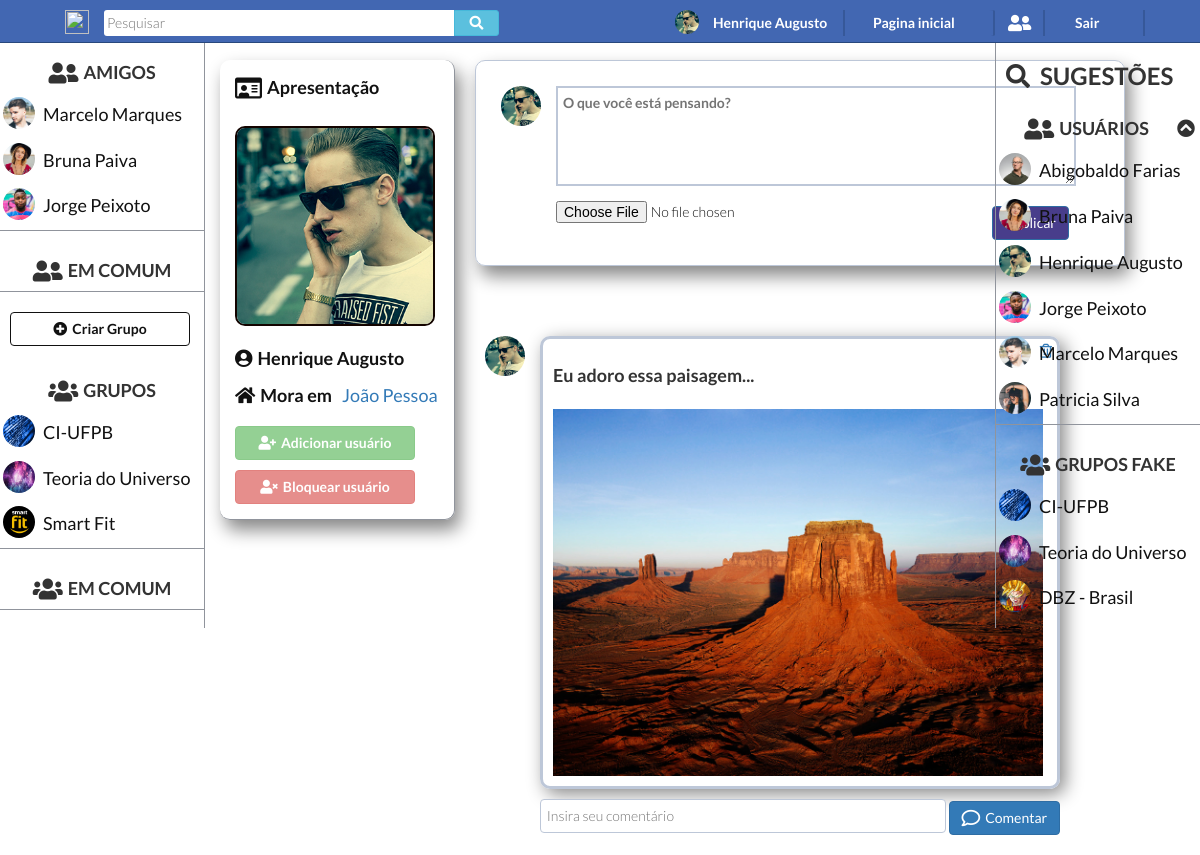
Page /web-project/profilefak.php?user=hick_97@hotmail.com (signed in) on the committed database.
### tables this page shows
CREATE TABLE `usuario` (
  `id_usuario` varchar(255) NOT NULL,
  `nome_usuario` varchar(255) NOT NULL,
  `visibilidade` int(11) NOT NULL,
  `cidade` varchar(255) NOT NULL,
  `foto_usuario` varchar(255) NOT NULL,
  `senha` varchar(255) NOT NULL
);

CREATE TABLE `publicacao` (
  `id_publicacao` int(11) NOT NULL,
  `id_mural` int(11) NOT NULL,
  `arquivo` varchar(255) DEFAULT NULL,
  `conteudo` varchar(255) DEFAULT NULL,
  `id_autor` varchar(255) NOT NULL
);

CREATE TABLE `grupo` (
  `id_grupo` int(11) NOT NULL,
  `nome_grupo` varchar(255) NOT NULL,
  `descricao` varchar(255) NOT NULL,
  `foto_grupo` varchar(255) NOT NULL,
  `privacidade` int(11) NOT NULL
);

CREATE TABLE `membro` (
  `id_grupo` int(11) NOT NULL,
  `id_usuario` varchar(255) NOT NULL,
  `status_participacao` int(11) NOT NULL,
  `status_adm` int(11) NOT NULL,
  `autor_block` varchar(255) NOT NULL
);

### web-project/profilefak.php (the view, shortened to what the rows shown need)
<?PHP
	$conecta =  mysqli_connect("localhost","root","","fakebook");
	$usuario_perfil = $_GET['user'];
	$user_logado = $_SESSION['id_usuario'];
	$sql_dados_logado = "SELECT * FROM Usuario WHERE id_usuario = '$user_logado'";
	$sql_dados = "SELECT * FROM Usuario WHERE id_usuario = '$usuario_perfil'";
	$sql_usuarios = "SELECT id_usuario,nome_usuario,foto_usuario FROM Usuario";
	$sql_amigos1 = "SELECT id_usuario, nome_usuario, foto_usuario FROM Usuario INNER JOIN Amizade ON Amizade.id_usuario2 = usuario.id_usuario AND Amizade.status_amizade=1 AND Amizade.id_usuario1='$user_logado'";
	$sql_amigos2 = "SELECT id_usuario, nome_usuario, foto_usuario FROM Usuario INNER JOIN Amizade ON Amizade.id_usuario1 = usuario.id_usuario AND Amizade.status_amizade=1 AND Amizade.id_usuario2='$user_logado'";
	$sql_user_amigos1 = "SELECT id_usuario, nome_usuario, foto_usuario FROM Usuario INNER JOIN Amizade ON Amizade.id_usuario2 = usuario.id_usuario AND Amizade.status_amizade=1 AND Amizade.id_usuario1='$usuario_perfil'";
	$sql_user_amigos2 = "SELECT id_usuario, nome_usuario, foto_usuario FROM Usuario INNER JOIN Amizade ON Amizade.id_usuario1 = usuario.id_usuario AND Amizade.status_amizade=1 AND Amizade.id_usuario2='$usuario_perfil'";
	$conexao_dados = mysqli_query($conecta, $sql_dados) or die ("Erro na seleção dos dados do usuario.");
	$conexao_dados_logado = mysqli_query($conecta, $sql_dados_logado) or die ("Erro na seleção dos dados do usuario logado.");
	$conexao_usuarios = mysqli_query($conecta, $sql_usuarios) or die ("Erro na seleção dos usuarios do sistema.");
	$conexao_amigos1 = mysqli_query($conecta, $sql_amigos1) or die ("Erro na seleção dos Amigos.");
	$conexao_amigos2 = mysqli_query($conecta, $sql_amigos2) or die ("Erro na seleção dos Amigos.");
	$conexao_user_amigos1 = mysqli_query($conecta, $sql_user_amigos1) or die ("Erro na seleção dos Amigos do usuario visitado.");
	$conexao_user_amigos2 = mysqli_query($conecta, $sql_user_amigos2) or die ("Erro na seleção dos Amigos do usuario visitado.");
	$dados_user = mysqli_fetch_assoc($conexao_dados);
	$dados_user_logado = mysqli_fetch_assoc($conexao_dados_logado);
	$dados_amg1 = mysqli_fetch_all($conexao_amigos1);
	$dados_amg2 = mysqli_fetch_all($conexao_amigos2);
	$emComum1 = mysqli_fetch_all($conexao_user_amigos1);
	$emComum2 = mysqli_fetch_all($conexao_user_amigos2);
	$blockadd = false;
	$blockvisiamg = false;
	$blockamgamg = false;
	if($dados_user['visibilidade']==2){
		foreach ($dados_amg1 as $value) {
			$myfriend = $value[0];
			$sql_amg1_amg1 = "SELECT * FROM Amizade WHERE id_usuario1='$myfriend' AND id_usuario2='$usuario_perfil' AND status_amizade=1";
			$sql_amg1_amg2 = "SELECT * FROM Amizade WHERE id_usuario2='$myfriend' AND id_usuario1='$usuario_perfil' AND status_amizade=1";
			$conexao_amg1_amg1 = mysqli_query($conecta, $sql_amg1_amg1) or die ("Erro na verificação da amizade da amizade.");
			$conexao_amg1_amg2 = mysqli_query($conecta, $sql_amg1_amg2) or die ("Erro na verificação da amizade da amizade.");
			if(mysqli_num_rows ($conexao_amg1_amg1) > 0 or mysqli_num_rows ($conexao_amg1_amg2)>0){
				$blockamgamg = true;
			}
		}
		foreach ($dados_amg2 as $value) {
			$myfriend = $value[0];
			$sql_amg2_amg1 = "SELECT * FROM Amizade WHERE id_usuario1='$myfriend' AND id_usuario2='$usuario_perfil' AND status_amizade=1";
			$sql_amg2_amg2 = "SELECT * FROM Amizade WHERE id_usuario2='$myfriend' AND id_usuario1='$usuario_perfil' AND status_amizade=1";
			$conexao_amg2_amg1 = mysqli_query($conecta, $sql_amg2_amg1) or die ("Erro na verificação da amizade da amizade.");
			$conexao_amg2_amg2 = mysqli_query($conecta, $sql_amg2_amg2) or die ("Erro na verificação da amizade da amizade.");
			if(mysqli_num_rows ($conexao_amg2_amg1) > 0 or mysqli_num_rows ($conexao_amg2_amg2)>0){
				$blockamgamg = true;
			}
		}
	}
?>
<?php
	$sql_mural_visitado = "SELECT id_mural FROM mural_usuario WHERE id_usuario='$usuario_perfil'";
	$conexao_mural_visitado = mysqli_query($conecta, $sql_mural_visitado) or die (header('Falha ao capturar mural'));
	$index_mural_visitado = mysqli_fetch_assoc($conexao_mural_visitado);
	$sql_seleciona_post = "SELECT * FROM publicacao WHERE id_mural='".$index_mural_visitado['id_mural']."' ORDER BY id_publicacao DESC";
	$conexao_seleciona_post = mysqli_query($conecta, $sql_seleciona_post) or die (header('Falha ao capturar publicações'));
	$sql_seleciona_mural_logado = "SELECT id_mural FROM mural_usuario WHERE id_usuario='$user_logado'";
	$conexao_seleciona_mural_logado = mysqli_query($conecta, $sql_seleciona_mural_logado) or die (header('Falha ao selecionar mural do usuario logado'));
	$id_mural_user_logado = mysqli_fetch_assoc($conexao_seleciona_mural_logado);
?>
<?php
	$sql_selecio_allgroups = "SELECT * FROM grupo";
	$sql_seleciona_grupos = "SELECT * FROM grupo INNER JOIN membro ON membro.id_grupo = grupo.id_grupo AND membro.id_usuario = '$usuario_perfil' AND membro.status_participacao=1";
	$conexao_seleciona_grupos  = mysqli_query($conecta, $sql_seleciona_grupos ) or die (header('Falha ao selecionar grupos do usuário visitado'));
	$conexao_selecio_allgroups  = mysqli_query($conecta, $sql_selecio_allgroups ) or die (header('Falha ao selecionar todos os grupos do sistema'));
	$grupos_user = mysqli_fetch_all($conexao_seleciona_grupos);
?>
<!DOCTYPE html>
<html lang="pt-br">
<head>
	<link rel="stylesheet"  href="statics/css/style.css">
	<link rel="stylesheet" href="https://use.fontawesome.com/releases/v5.1.0/css/all.css">
	<link rel="stylesheet"  href="https://maxcdn.bootstrapcdn.com/font-awesome/4.7.0/css/font-awesome.min.css">
	<link rel="stylesheet" href="https://maxcdn.bootstrapcdn.com/bootstrap/3.3.7/css/bootstrap.min.css">
</head>
<body>
	<header>
	<nav class="nav-profile">
		<div class="session-user">
			<?php
				echo "<img src=".$dados_user_logado['foto_usuario']."><span>".$dados_user_logado['nome_usuario']."<span>";
			?>
		</div>
	</nav>
	</header>
	<main class="content-wrapper">
		<div class="data-user">
			<label><i class="far fa-id-card fa-lg"></i>Apresentação</label><br>
			<?php
				echo "<img src=".$dados_user['foto_usuario']."><br><label><i class='fas fa-user-circle'></i>".$dados_user['nome_usuario']."</label><br><label>";
				if($dados_user['visibilidade'] == 3 or $blockvisiamg or $dados_user['id_usuario']==$dados_user_logado['id_usuario'] or $blockamgamg){
					echo "<i class='fas fa-home'></i>Mora em</label><a href=''><h4>".$dados_user['cidade']."</h4></a><br>";
				}else{
					echo "<i class='fas fa-user-lock'></i></label><a href=''><h4>Privado</h4></a><br>";
				}
			?>
			<button class="btn btn-success" onclick="window.location=
			<?php echo "'friendship.php?amizade_requisitada=".$dados_user['id_usuario']."'" ?>"
			<?php if($dados_user_logado['id_usuario']==$dados_user['id_usuario'] or $blockadd){
				echo "disabled";
			} ?>
			><i class="fas fa-user-plus"></i>Adicionar usuário</button><br>
			<button class="btn btn-danger" onclick="window.location=
			<?php echo "'friendship.php?bloqueio_requisitado=".$dados_user['id_usuario']."&id_mural_logado=".$id_mural_user_logado['id_mural']."'" ?>"
			<?php if($dados_user_logado['id_usuario']==$dados_user['id_usuario']){
				echo "disabled";
			} ?>
			><i class="fas fa-user-times"></i>Bloquear usuário</button>
		</div>
		<?php
		if($dados_user['visibilidade'] == 3 or $blockvisiamg or $dados_user['id_usuario']==$dados_user_logado['id_usuario'] or $blockamgamg){
		?>
		<form class="input-mural" enctype="multipart/form-data"  action="posts.php" method="POST" id="post_usuario">
			<div class="content-input">
				<?php
					echo "<img src=".$dados_user_logado['foto_usuario'].">";
				?>
				<textarea name="content-post-input" placeholder="O que você está pensando?"></textarea>
			</div>
			<div class="footer-input">
				<input type="file" name="imagem_post_usuario" id="imagem_post_usuario">
				<input class="btn btn-primary" type="submit" name="btn-newpost"
				<?php
					if(!$blockvisiamg && $user_logado!=$usuario_perfil){
						echo "disabled=true";
					}
				?>
				value="Publicar">
			</div>
		</form>
		<div class="mural-posts">
		<?php
			$count_id_post = mysqli_num_rows($conexao_seleciona_post);
			if(mysqli_num_rows($conexao_seleciona_post)>0){
				while ($linha = mysqli_fetch_assoc($conexao_seleciona_post)) {
					$sql_info_autor = "SELECT * FROM Usuario WHERE id_usuario='".$linha['id_autor']."'";
					$conexao_info_autor = mysqli_query($conecta, $sql_info_autor) or die (header('Falha ao capturar informações do autor da publicação'));
					$dados_info_autor = mysqli_fetch_assoc($conexao_info_autor);
					$aval_block_post = false;
					if (!$aval_block_post) {
				?>
				<div class="myposts">
					<div class="item-post">
						<img class="img-autor-pub" <?php echo "src='".$dados_info_autor['foto_usuario']."'"; ?>>
						<div class="content-post">
						<?php
							if($dados_info_autor['id_usuario'] == $dados_user_logado['id_usuario'] || $dados_user_logado['id_usuario']==$dados_user['id_usuario']){
						?>
						<a href= <?php echo "'posts.php?count_id_publicacao=".$count_id_post."&id_mural=".$linha['id_mural']."&user_visitado=".$dados_user['id_usuario']."'"; ?>>
							<i class="far fa-trash-alt pull-right"></i>
						</a>
						<?php
							}
						?>
						<?php
							if(!empty($linha['conteudo'])){
								echo "<p>".$linha['conteudo']."</p>";
							}
							if(!empty($linha['arquivo'])){
								echo "<img src='".$linha['arquivo']."''><br>";
							}
						?>
						</div>
					</div>
					<form class="coment-post" action="posts.php" method="POST">
						<input type="text" name="text-coment" placeholder="Insira seu comentário" required autocomplete="off">
						<button class="btn btn-primary" type="submit"
						<?php
							if(!$blockvisiamg && $user_logado!=$usuario_perfil){
								echo "disabled=true";
							}
						?>
						name="btn-comenta"><i class="far fa-comment fa-lg"></i>Comentar</button>
					</form>
				</div>
				<?php
					$count_id_post -= 1;
						}
				}
			}
		?>
		</div>
		<?php
			}
		?>
		<div class="panel-fixed-r">
			<div class="users-system">
				<ul class="users-list" id='toggle-user'>
					<?php
						while($linha = mysqli_fetch_assoc($conexao_usuarios)){
							$id_user_logado = $dados_user_logado['id_usuario'];
							$id_user_verficado = $linha['id_usuario'];
							$sql_tablock1 = "SELECT * FROM Amizade WHERE status_amizade=3 AND id_usuario1='$id_user_logado' AND id_usuario2='$id_user_verficado' AND autor_request!='$id_user_logado'";
							$sql_tablock2 = "SELECT * FROM Amizade WHERE status_amizade=3 AND id_usuario2='$id_user_logado' AND id_usuario1='$id_user_verficado' AND autor_request!='$id_user_logado'";
							$sql_tablock1_autor = "SELECT * FROM Amizade WHERE status_amizade=3 AND id_usuario1='$id_user_logado' AND id_usuario2='$id_user_verficado' AND autor_request='$id_user_logado'";
							$sql_tablock2_autor = "SELECT * FROM Amizade WHERE status_amizade=3 AND id_usuario2='$id_user_logado' AND id_usuario1='$id_user_verficado' AND autor_request='$id_user_logado'";
							$conexao_tablock1 = mysqli_query($conecta, $sql_tablock1) or die ("Erro na verificação do bloqueio.");
							$conexao_tablock2 = mysqli_query($conecta, $sql_tablock2) or die ("Erro na verificação do bloqueio");
							$conexao_tablock1_autor = mysqli_query($conecta, $sql_tablock1_autor) or die ("Erro na verificação do bloqueio como autor.");
							$conexao_tablock2_autor = mysqli_query($conecta, $sql_tablock2_autor) or die ("Erro na verificação do bloqueio como autor");
							if(mysqli_num_rows ($conexao_tablock1) > 0 or mysqli_num_rows ($conexao_tablock2) > 0){
								;
							}else
							if(mysqli_num_rows ($conexao_tablock1_autor) > 0 or mysqli_num_rows ($conexao_tablock2_autor) > 0){
								echo "<li><a><img src='".$linha['foto_usuario']."'><h4>".$linha['nome_usuario']."</h4></a><a href=".'friendship.php?unblock='.$linha['id_usuario']."><i class='fas fa-ban'></i></a></li>";
							}else{
								echo "<li><a href=".'profilefak.php?user='.$linha['id_usuario']."><img src='".$linha['foto_usuario']."'><h4>".$linha['nome_usuario']."</h4></a></li>";
							}
						}
					?>
				</ul>
			</div>
			<div class="groups-system">
				<ul class="groups-list">
					<?php
						while($linha = mysqli_fetch_assoc($conexao_selecio_allgroups)){
							$grupo_verificado = $linha['id_grupo'];
							$sql_ver_block = "SELECT * FROM membro WHERE id_grupo='$grupo_verificado' AND id_usuario='$user_logado' AND (status_participacao=3 OR status_participacao=4)";
							$conexao_ver_block = mysqli_query($conecta, $sql_ver_block) or die ("Erro na verificação do bloqueio com o grupo");
							if(mysqli_num_rows($conexao_ver_block)>0){
								;
							}else{
								echo "<li><a href=".'groupsfak.php?group='.$linha['id_grupo']."><img src='".$linha['foto_grupo']."'><h4>".$linha['nome_grupo']."</h4></a></li>";
							}
						}
					?>
				</ul>
			</div>
		</div>
		<div class="panel-fixed-l">
			<div class="users-system">
				<?php
				if($dados_user['visibilidade'] == 3 or $blockvisiamg or $dados_user['id_usuario']==$dados_user_logado['id_usuario'] or $blockamgamg){
				?>
				<ul class="users-list">
					<?php
						foreach ($emComum1 as $value) {
							$id_user_verficado = $value[0];
							$id_user_logado = $dados_user_logado['id_usuario'];
							$sql_verifica1_block1 = "SELECT * FROM Amizade WHERE status_amizade=3 AND id_usuario1='$id_user_logado' AND id_usuario2='$id_user_verficado'";
							$sql_verifica1_block2 = "SELECT * FROM Amizade WHERE status_amizade=3 AND id_usuario2='$id_user_logado' AND id_usuario1='$id_user_verficado'";
							$conexao_verifica1_block1 = mysqli_query($conecta, $sql_verifica1_block1) or die ("Erro na verificação do bloqueio.");
							$conexao_verifica1_block2 = mysqli_query($conecta, $sql_verifica1_block2) or die ("Erro na verificação do bloqueio");
							if(!(mysqli_num_rows ($conexao_verifica1_block1) > 0 or mysqli_num_rows ($conexao_verifica1_block2) > 0)){
								echo "<li><a href=".'profilefak.php?user='.$value[0]."><img src='".$value[2]."'><h4>".$value[1]."</h4></a></li>";
							}
						}
						foreach ($emComum2 as $value) {
							$id_user_verficado2 = $value[0];
							$id_user_logado2 = $dados_user_logado['id_usuario'];
							$sql_verifica2_block1 = "SELECT * FROM Amizade WHERE status_amizade=3 AND id_usuario1='$id_user_logado2' AND id_usuario2='$id_user_verficado2'";
							$sql_verifica2_block2 = "SELECT * FROM Amizade WHERE status_amizade=3 AND id_usuario2='$id_user_logado2' AND id_usuario1='$id_user_verficado2'";
							$conexao_verifica2_block1 = mysqli_query($conecta, $sql_verifica2_block1) or die ("Erro na verificação do bloqueio.");
							$conexao_verifica2_block2 = mysqli_query($conecta, $sql_verifica2_block2) or die ("Erro na verificação do bloqueio");
							if(!(mysqli_num_rows ($conexao_verifica2_block1) > 0 or mysqli_num_rows ($conexao_verifica2_block2) > 0)){
								echo "<li><a href=".'profilefak.php?user='.$value[0]."><img src='".$value[2]."'><h4>".$value[1]."</h4></a></li>";
							}
						}
					?>
				</ul>
				<?php
					}
				?>
			</div>
			<div class="groups-system">
				<?php
				if($dados_user['visibilidade'] == 3 or $blockvisiamg or $dados_user['id_usuario']==$dados_user_logado['id_usuario'] or $blockamgamg){
				?>
				<ul class="groups-list">
					<?php
						foreach ($grupos_user as $value) {
							echo "<li><a href=".'groupsfak.php?group='.$value[0]."><img src='".$value[3]."'><h4>".$value[1]."</h4></a></li>";
						}
					?>
				</ul>
				<?php
				}
				?>
			</div>
		</div>
	</main>
</body>
</html>

### rows in the picture
usuario: foto_usuario (picture), nome_usuario "Henrique Augusto", cidade "João Pessoa"
publicacao: id_autor.foto_usuario (picture), conteudo "Eu adoro essa paisagem...", arquivo (picture)
usuario: foto_usuario (picture), nome_usuario "Abigobaldo Farias"
usuario: foto_usuario (picture), nome_usuario "Bruna Paiva"
usuario: foto_usuario (picture), nome_usuario "Jorge Peixoto"
usuario: foto_usuario (picture), nome_usuario "Marcelo Marques"
usuario: foto_usuario (picture), nome_usuario "Patricia Silva"
grupo: foto_grupo (picture), nome_grupo "CI-UFPB"
grupo: foto_grupo (picture), nome_grupo "Teoria do Universo"
grupo: foto_grupo (picture), nome_grupo "DBZ - Brasil"
grupo: foto_grupo (picture)
membro: id_grupo.foto_grupo (picture), id_grupo.nome_grupo "CI-UFPB"
membro: id_grupo.foto_grupo (picture), id_grupo.nome_grupo "Teoria do Universo"
membro: id_grupo.foto_grupo (picture), id_grupo.nome_grupo "Smart Fit"
